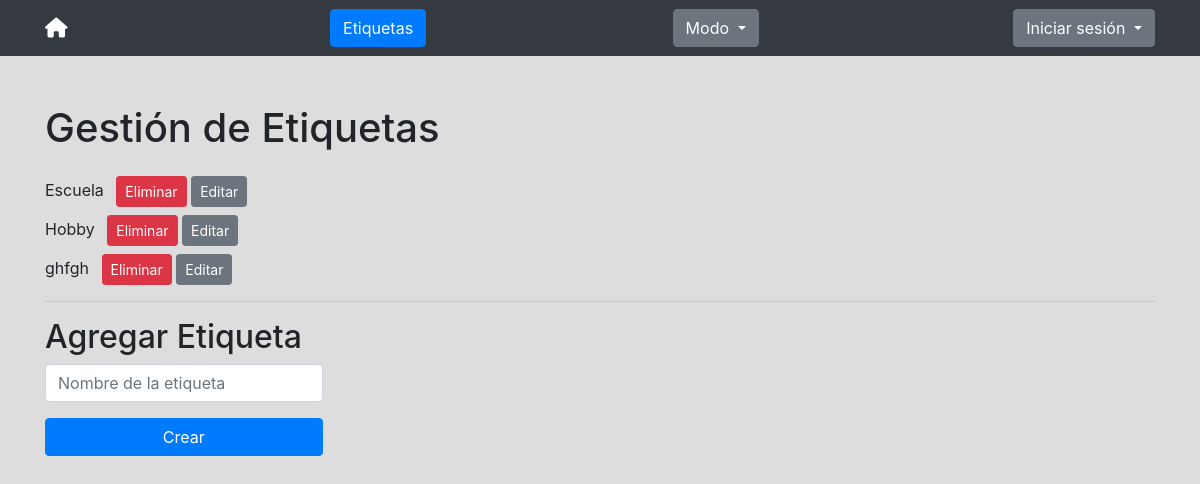
The page /tasks/tags/list on the database its author committed.
### app/models.py (models this page shows, shortened)
class Tag(models.Model):
    nombre = models.CharField(max_length = 30)
    tasks = models.ManyToManyField(Task)

### app/tags_views.py (the view, shortened to what this page needs)
# urls.py: path("list", views_class.list.as_view(), name = "list"),
def list(request):
    if request.method == 'GET':
        tags = Tag.objects.all()
        form = TagForm()
        context = {
            "etiquetas": tags,
            "form": form,
        }
        return render(request, "app/tags.html", context)

### app/forms.py
class TagForm(forms.ModelForm):
    class Meta:
        model = Tag
        fields = ["nombre"]
        widgets = {
            'nombre': forms.TextInput(attrs={'class': 'form-control w-25', 'id': 'nombreEtiqueta', 'placeholder': 'Nombre de la etiqueta'}),
        }

### app/templates/app/tags.html (shortened to what this page needs)
<!DOCTYPE html>
<html lang="en">
<head>
  {% load static %}
  <link href="{% static 'app/bootstrap-4.3.1-dist/css/bootstrap.min.css' %}" rel="stylesheet">
  <link rel="stylesheet" href="{% static 'app/font-awesome/css/all.css' %}">
  <link rel="stylesheet" href="{% static 'app/css/tags3.css' %}">
</head>
<body>
  <nav class="navbar navbar-dark bg-dark">
      <div class="container">
        <a class="navbar-brand" href={% url "list" %} ><i class="fas fa-home" id="home"></i></a>
        <a class="btn btn-primary" href={% url "tags-list" %} >Etiquetas</a>
        <div class="dropdown mr-2">
          <button class="btn btn-secondary dropdown-toggle" type="button" id="dropdownThemeButton" data-toggle="dropdown" aria-haspopup="true" aria-expanded="false">
            Modo
          </button>
        </div>
        <div class="dropdown">
          <button class="btn btn-secondary dropdown-toggle" type="button" id="dropdownMenuButton" data-toggle="dropdown" aria-haspopup="true" aria-expanded="false">
            Iniciar sesión
          </button>
        </div>
      </div>
  </nav>
  <div class="container">
    <h1 class="mt-5 mb-4">Gestión de Etiquetas</h1>
    <div id="etiquetas">
      {% for i in etiquetas %}
        <div class="etiqueta mb-2" data-id="{{i.id}}" data-nombre="{{i.nombre}}">
          {{i.nombre}}
          <button onclick="eliminar({{i.id}})" class="btn btn-danger btn-sm ml-2 eliminar">Eliminar</button>
          <button onclick="editar({{i.id}})" class="btn btn-secondary btn-sm editar">Editar</button>
        </div>
      {% endfor %}
    </div>
    <hr>
    <h2>Agregar Etiqueta</h2>
    <form id="form-etiqueta">
      <div class="form-group">
        <input name="nombre" type="text" class="form-control w-25" id="nombreEtiqueta" placeholder="Nombre de la etiqueta" required>
      </div>
    </form>
    <button onclick="enviar()" id="btn-submit" class="btn btn-primary w-25">Crear</button>
  </div>
</body>
</html>

### app/static/app/css/tags3.css (style rules this page uses)
body { background-color: #ddd; }

### rows shown on the page
Tag: nombre "Escuela"
Tag: nombre "Hobby"
Tag: nombre "ghfgh"
